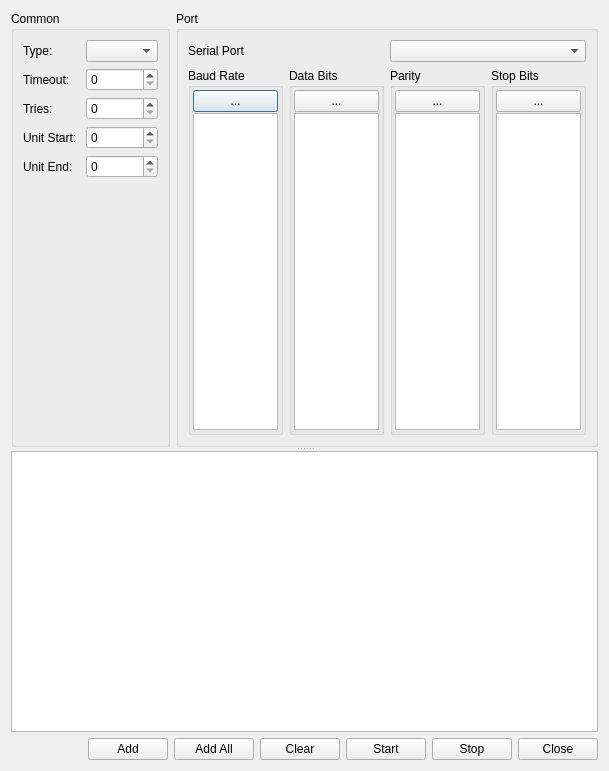
<?xml version="1.0" encoding="UTF-8"?>
<ui version="4.0">
 <class>mbClientScannerUi</class>
 <widget class="QDialog" name="mbClientScannerUi">
  <property name="geometry">
   <rect>
    <x>0</x>
    <y>0</y>
    <width>609</width>
    <height>771</height>
   </rect>
  </property>
  <property name="windowTitle">
   <string>Scanner</string>
  </property>
  <layout class="QVBoxLayout" name="verticalLayout_7" stretch="0">
   <item>
    <widget class="QSplitter" name="splitter">
     <property name="orientation">
      <enum>Qt::Vertical</enum>
     </property>
     <widget class="QWidget" name="">
      <layout class="QHBoxLayout" name="horizontalLayout_3" stretch="0,1">
       <item>
        <widget class="QGroupBox" name="groupBox_3">
         <property name="title">
          <string>Common</string>
         </property>
         <layout class="QFormLayout" name="formLayout">
          <item row="0" column="0">
           <widget class="QLabel" name="label">
            <property name="text">
             <string>Type:</string>
            </property>
           </widget>
          </item>
          <item row="0" column="1">
           <widget class="QComboBox" name="cmbType"/>
          </item>
          <item row="1" column="0">
           <widget class="QLabel" name="label_2">
            <property name="text">
             <string>Timeout:</string>
            </property>
           </widget>
          </item>
          <item row="1" column="1">
           <widget class="QSpinBox" name="spTimeout"/>
          </item>
          <item row="2" column="0">
           <widget class="QLabel" name="label_3">
            <property name="text">
             <string>Tries:</string>
            </property>
           </widget>
          </item>
          <item row="2" column="1">
           <widget class="QSpinBox" name="spTries"/>
          </item>
          <item row="3" column="0">
           <widget class="QLabel" name="label_5">
            <property name="text">
             <string>Unit Start: </string>
            </property>
           </widget>
          </item>
          <item row="3" column="1">
           <widget class="QSpinBox" name="spUnitStart"/>
          </item>
          <item row="4" column="0">
           <widget class="QLabel" name="label_6">
            <property name="text">
             <string>Unit End: </string>
            </property>
           </widget>
          </item>
          <item row="4" column="1">
           <widget class="QSpinBox" name="spUnitEnd"/>
          </item>
         </layout>
        </widget>
       </item>
       <item>
        <widget class="QGroupBox" name="groupBox_2">
         <property name="title">
          <string>Port</string>
         </property>
         <layout class="QVBoxLayout" name="verticalLayout_6">
          <item>
           <layout class="QHBoxLayout" name="horizontalLayout_4">
            <item>
             <widget class="QLabel" name="label_4">
              <property name="text">
               <string>Serial Port</string>
              </property>
             </widget>
            </item>
            <item>
             <widget class="QComboBox" name="cmbSerialPortName"/>
            </item>
           </layout>
          </item>
          <item>
           <layout class="QHBoxLayout" name="horizontalLayout">
            <item>
             <widget class="QGroupBox" name="groupBox">
              <property name="title">
               <string>Baud Rate</string>
              </property>
              <layout class="QVBoxLayout" name="verticalLayout">
               <property name="spacing">
                <number>1</number>
               </property>
               <property name="leftMargin">
                <number>2</number>
               </property>
               <property name="topMargin">
                <number>2</number>
               </property>
               <property name="rightMargin">
                <number>2</number>
               </property>
               <property name="bottomMargin">
                <number>2</number>
               </property>
               <item>
                <widget class="QPushButton" name="btnEditBaudRate">
                 <property name="text">
                  <string>...</string>
                 </property>
                </widget>
               </item>
               <item>
                <widget class="QListWidget" name="listWidget"/>
               </item>
              </layout>
             </widget>
            </item>
            <item>
             <widget class="QGroupBox" name="groupBox_4">
              <property name="title">
               <string>Data Bits</string>
              </property>
              <layout class="QVBoxLayout" name="verticalLayout_3">
               <property name="spacing">
                <number>1</number>
               </property>
               <property name="leftMargin">
                <number>2</number>
               </property>
               <property name="topMargin">
                <number>2</number>
               </property>
               <property name="rightMargin">
                <number>2</number>
               </property>
               <property name="bottomMargin">
                <number>2</number>
               </property>
               <item>
                <widget class="QPushButton" name="btnEditDataBits">
                 <property name="text">
                  <string>...</string>
                 </property>
                </widget>
               </item>
               <item>
                <widget class="QListWidget" name="listWidget_2"/>
               </item>
              </layout>
             </widget>
            </item>
            <item>
             <widget class="QGroupBox" name="groupBox_5">
              <property name="title">
               <string>Parity</string>
              </property>
              <layout class="QVBoxLayout" name="verticalLayout_4">
               <property name="spacing">
                <number>1</number>
               </property>
               <property name="leftMargin">
                <number>2</number>
               </property>
               <property name="topMargin">
                <number>2</number>
               </property>
               <property name="rightMargin">
                <number>2</number>
               </property>
               <property name="bottomMargin">
                <number>2</number>
               </property>
               <item>
                <widget class="QPushButton" name="btnEditParity">
                 <property name="text">
                  <string>...</string>
                 </property>
                </widget>
               </item>
               <item>
                <widget class="QListWidget" name="listWidget_3"/>
               </item>
              </layout>
             </widget>
            </item>
            <item>
             <widget class="QGroupBox" name="groupBox_6">
              <property name="title">
               <string>Stop Bits</string>
              </property>
              <layout class="QVBoxLayout" name="verticalLayout_5">
               <property name="spacing">
                <number>1</number>
               </property>
               <property name="leftMargin">
                <number>2</number>
               </property>
               <property name="topMargin">
                <number>2</number>
               </property>
               <property name="rightMargin">
                <number>2</number>
               </property>
               <property name="bottomMargin">
                <number>2</number>
               </property>
               <item>
                <widget class="QPushButton" name="btnEditStopBits">
                 <property name="text">
                  <string>...</string>
                 </property>
                </widget>
               </item>
               <item>
                <widget class="QListWidget" name="listWidget_4"/>
               </item>
              </layout>
             </widget>
            </item>
           </layout>
          </item>
         </layout>
        </widget>
       </item>
      </layout>
     </widget>
     <widget class="QWidget" name="">
      <layout class="QVBoxLayout" name="verticalLayout_2">
       <item>
        <widget class="QTableView" name="tableView"/>
       </item>
       <item>
        <layout class="QHBoxLayout" name="horizontalLayout_2">
         <item>
          <spacer name="horizontalSpacer">
           <property name="orientation">
            <enum>Qt::Horizontal</enum>
           </property>
           <property name="sizeHint" stdset="0">
            <size>
             <width>40</width>
             <height>20</height>
            </size>
           </property>
          </spacer>
         </item>
         <item>
          <widget class="QPushButton" name="btnAdd">
           <property name="text">
            <string>Add</string>
           </property>
          </widget>
         </item>
         <item>
          <widget class="QPushButton" name="btnAddAll">
           <property name="text">
            <string>Add All</string>
           </property>
          </widget>
         </item>
         <item>
          <widget class="QPushButton" name="btnClear">
           <property name="text">
            <string>Clear</string>
           </property>
          </widget>
         </item>
         <item>
          <widget class="QPushButton" name="btnStart">
           <property name="text">
            <string>Start</string>
           </property>
          </widget>
         </item>
         <item>
          <widget class="QPushButton" name="btnStop">
           <property name="text">
            <string>Stop</string>
           </property>
          </widget>
         </item>
         <item>
          <widget class="QPushButton" name="btnClose">
           <property name="text">
            <string>Close</string>
           </property>
          </widget>
         </item>
        </layout>
       </item>
      </layout>
     </widget>
    </widget>
   </item>
  </layout>
 </widget>
 <resources/>
 <connections/>
</ui>
